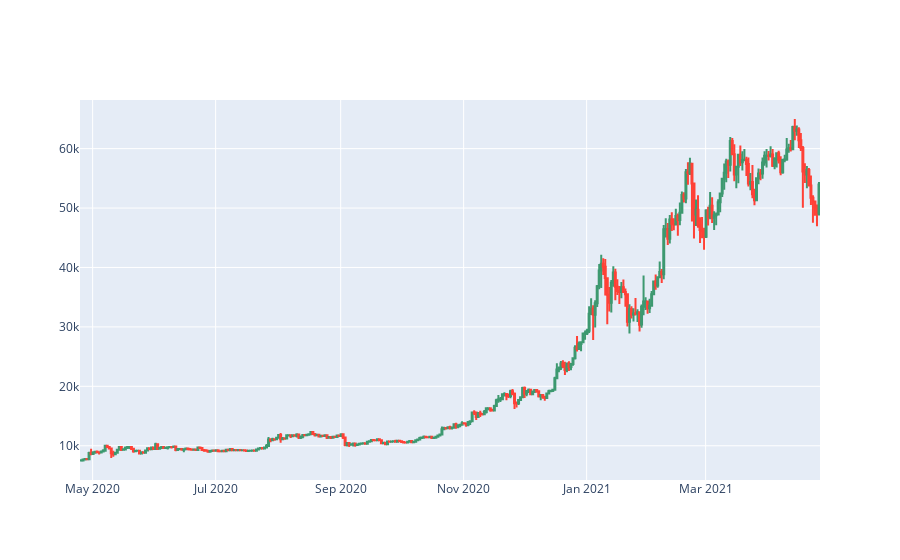

Notebook code for this chart:
### Code cell
fig = go.Figure(data=[go.Candlestick(x=BTC1d.index,
                open=BTC1d['Open'], high=BTC1d['High'],
                low=BTC1d['Low'], close=BTC1d['Close'])
                     ])

fig.update_layout(xaxis_rangeslider_visible=False)
fig.show()

### Figure 1 — Plotly figure (JSON) as saved in the notebook; plotly's stock layout.template omitted (floating-point values rounded to 4 significant figures; data arrays with more than 128 entries replaced by an {"elided": "..."} marker saying what was removed)
{"data": [{"close": {"elided": "367 float values"}, "high": {"elided": "367 float values"}, "low": {"elided": "367 float values"}, "open": {"elided": "367 float values"}, "type": "candlestick", "x": {"elided": "367 str values"}}], "layout": {"xaxis": {"rangeslider": {"visible": false}}}}
